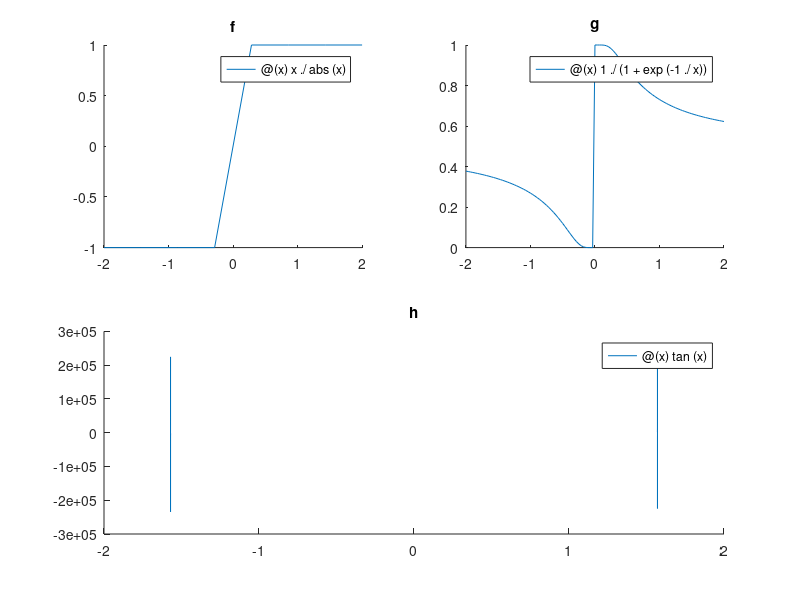

The MATLAB source for this figure:
clear, clc

f = @(x) x./abs(x)
g = @(x) 1./(1+exp(-1./x))
h = @(x) tan(x)

I = [-2 2]

figure(1), clf(1)
subplot(2,2,1), hold on
title('f')
fplot(f, I)
subplot(2,2,2), hold on
title('g')
fplot(g, I)
subplot(2,2,[3 4]), hold on
title('h')
fplot(h, I)



